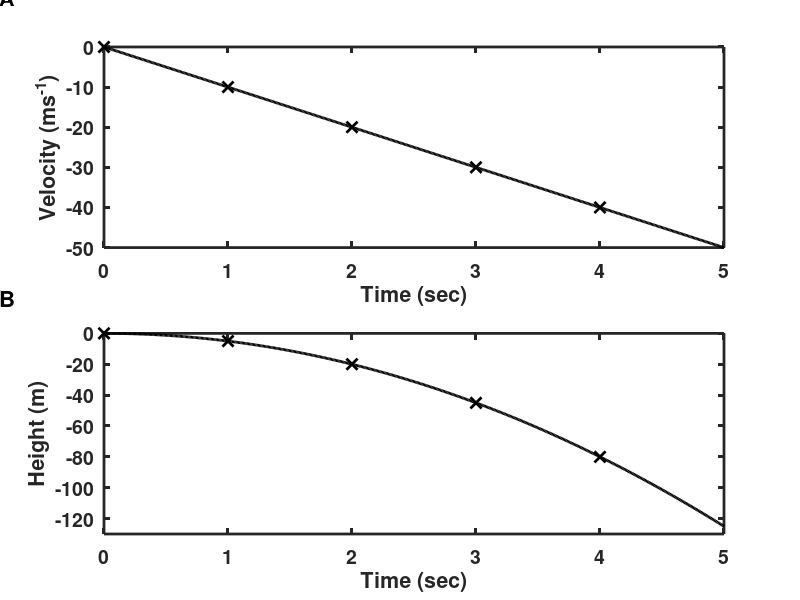
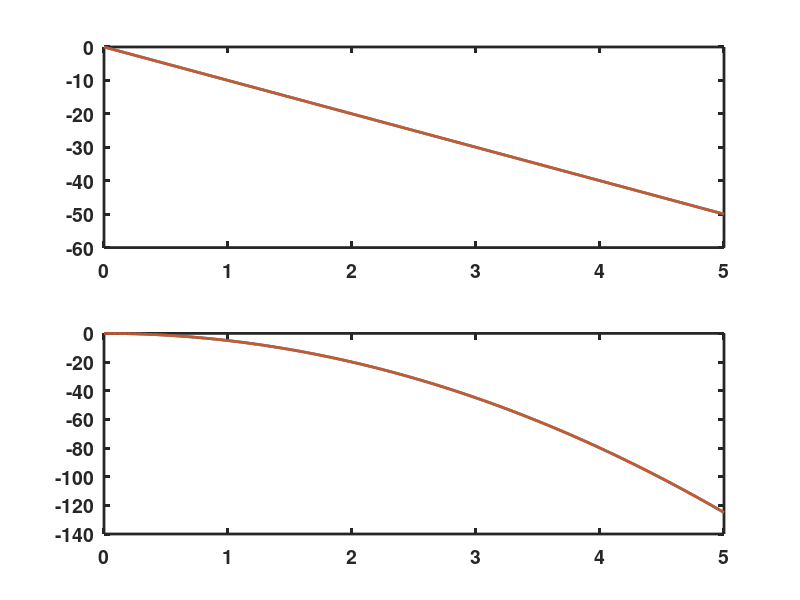

MATLAB code to generate these figures, in order:
% falling_stone.m
%
% Example of constant acceleration to produce a velocity of a.t and a
% position of (1/2).a.t^2.
%
% This code first produces the analytic result then solves the differential 
% equations by accumulating as in Table 1.2.
%
% This code was used to produce Figure 1.6 in the textbook
% An Introductory Course in Computational Neuroscience
% [redacted]
%
%%%%%%%%%%%%%%%%%%%%%%%%%%%%%%%%%%%%%%%%%%%%%%%%%%%%%%%%%%%%%%%%%%%%%%%%%%%
%% First the analytic results, i.e. use the formulae.
dt = 0.01;          % Time-step for plot (in sec)
tmax = 5;           % Maximum time for plot
t = 0:dt:tmax;      % Vector of time-points
a = -10;            % Constant acceleration (gravity)
v = a*t;           % Linearly varying velocity
y = 0.5*a*t.*t;    % Quadratically varying position

%% Next do the simulation as in Table 1.2 but with small time-steps
v_sim = zeros(size(t));         % vector to store simulated velocity
y_sim = zeros(size(t));         % vector to store simulated position
for i = 2:length(t)             % loop through all time-points
    v_sim(i) = v_sim(i-1) + dt*a;   % velocity changes by acceleration x time-step
    y_sim(i) = y_sim(i-1) + dt*0.5*(v_sim(i-1)+v_sim(i));  % position changes by mean velocity x time-step
end
%% Set up the plotting parameters and plot the results
set(0,'DefaultLineLineWidth',2,...
    'DefaultLineMarkerSize',8, ...
    'DefaultAxesLineWidth',2, ...
    'DefaultAxesFontSize',14,...
    'DefaultAxesFontWeight','Bold');

% In figure 1 plot analytic results as in the table, this is Figure 1.6
figure(1)
clf
subplot(2,1,1)
plot(t,v,'k')
hold on
xlabel('Time (sec)')
ylabel('Velocity (ms^{-1})')
plot([0 1 2 3 4],[0 -10 -20 -30 -40],'xk')
axis([0 5 -50 0])
subplot(2,1,2)
plot(t,y,'k')
hold on
xlabel('Time (sec)')
ylabel('Height (m)')
plot([0 1 2 3 4],[0 -5 -20 -45 -80],'xk')
axis([0 5 -130 0])
annotation('textbox',[0.00 0.99 0.02 0.02],'LineStyle','none', ...
    'FontSize',16,'FontWeight','Bold','String','A')
annotation('textbox',[0.00 0.49 0.02 0.02],'LineStyle','none', ...
    'FontSize',16,'FontWeight','Bold','String','B')

% In figure 2 plot the simulated result together with the analytic result
figure(2)
subplot(2,1,1)
plot(t,v_sim)
hold on
plot(t,v)

subplot(2,1,2)
plot(t,y_sim)
hold on
plot(t,y)
